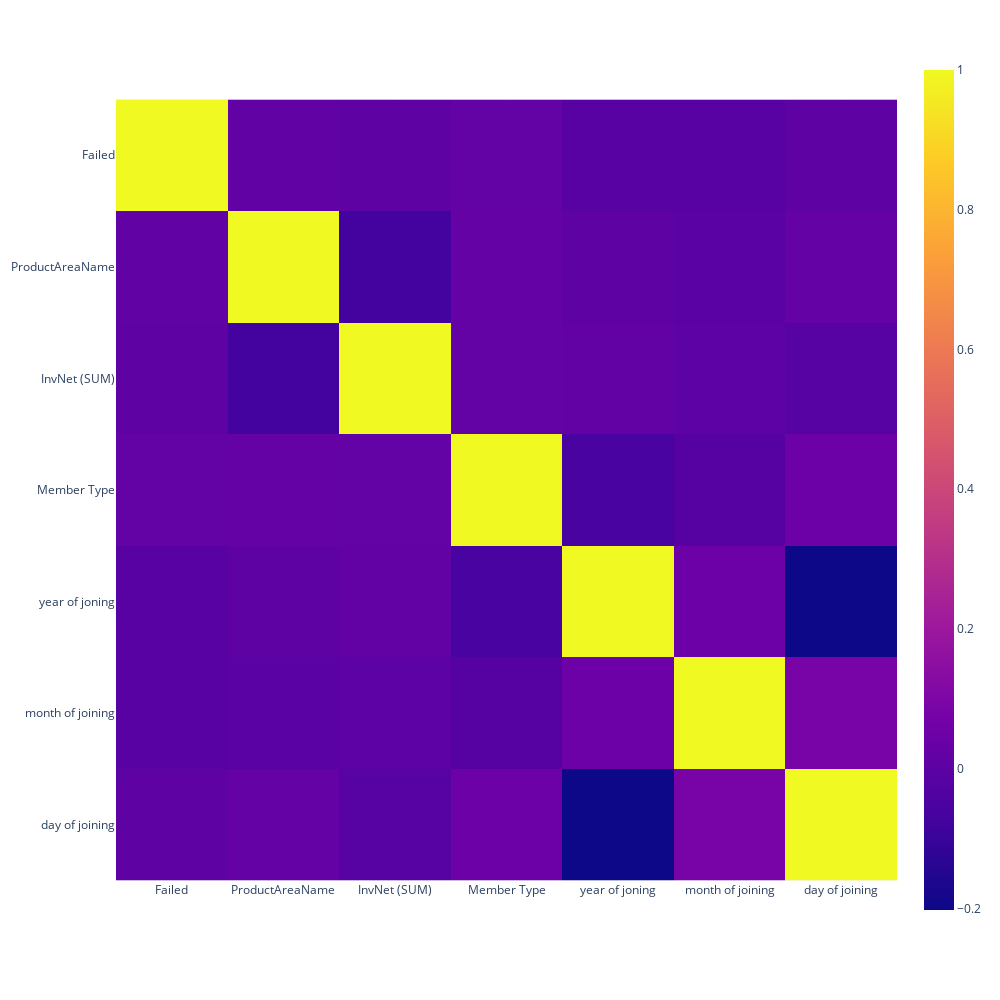

Notebook code for this chart:
### Code cell
# Checking the correlation between features
corr = dc.corr()

fig = px.imshow(corr,width=1000, height=1000)
fig.show()

### Figure 1 — Plotly figure (JSON) as saved in the notebook; plotly's stock layout.template omitted (floating-point values rounded to 4 significant figures)
{"data": [{"coloraxis": "coloraxis", "hovertemplate": "x: %{x}<br>y: %{y}<br>color: %{z}<extra></extra>", "name": "0", "type": "heatmap", "x": ["Failed", "ProductAreaName", "InvNet (SUM)", "Member Type", "year of joning", "month of joining", "day of joining"], "xaxis": "x", "y": ["Failed", "ProductAreaName", "InvNet (SUM)", "Member Type", "year of joning", "month of joining", "day of joining"], "yaxis": "y", "z": [[1, 0.009766, 0.005393, 0.01866, -0.01476, -0.01286, 0.00799], [0.009766, 1, -0.07377, 0.02504, 0.004349, -0.008906, 0.02263], [0.005393, -0.07377, 1, 0.0206, 0.01626, 0.0001196, -0.01776], [0.01866, 0.02504, 0.0206, 1, -0.05919, -0.01955, 0.0438], [-0.01476, 0.004349, 0.01626, -0.05919, 1, 0.04777, -0.2022], [-0.01286, -0.008906, 0.0001196, -0.01955, 0.04777, 1, 0.08416], [0.00799, 0.02263, -0.01776, 0.0438, -0.2022, 0.08416, 1]]}], "layout": {"coloraxis": {"colorscale": [[0, "#0d0887"], [0.1111, "#46039f"], [0.2222, "#7201a8"], [0.3333, "#9c179e"], [0.4444, "#bd3786"], [0.5556, "#d8576b"], [0.6667, "#ed7953"], [0.7778, "#fb9f3a"], [0.8889, "#fdca26"], [1, "#f0f921"]]}, "height": 1000, "margin": {"t": 60}, "width": 1000, "xaxis": {"anchor": "y", "constrain": "domain", "domain": [0, 1], "scaleanchor": "y"}, "yaxis": {"anchor": "x", "autorange": "reversed", "constrain": "domain", "domain": [0, 1]}}}
